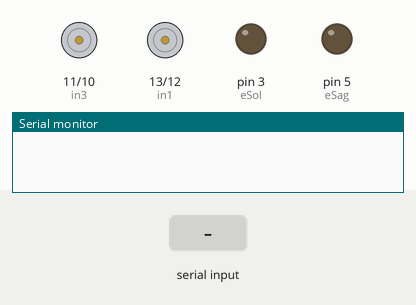
Bench run of a sketch on a simulated Arduino Uno, built with avr-gcc and run on an emulated ATmega328P. Parts: motor-driver pin pairs drawn as motors (green arrow = first pin HIGH = forward, orange = second pin HIGH = backward, longer = more drive), output pins drawn as LEDs (lit = HIGH), the last lines printed to the serial monitor. Inputs (shaded band) come from the test bench.

Above: at 1.2 s.
1.3 s: "w" received over the second serial link
At 2.2 s:
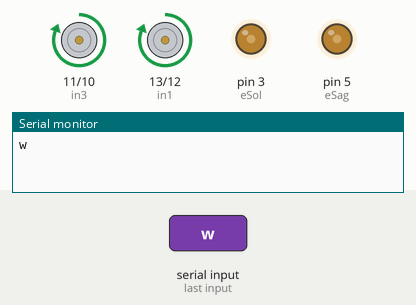
2.8 s: "a" received over the second serial link
At 3.3 s:
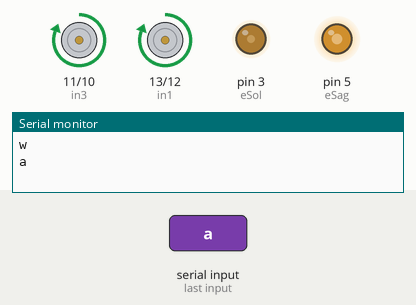
4.3 s: "d" received over the second serial link
At 5.5 s:
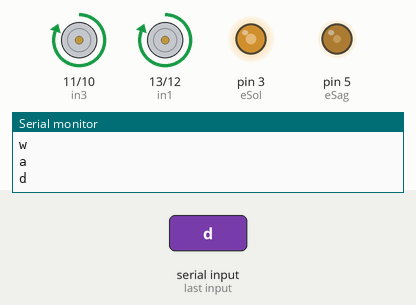
5.8 s: "s" received over the second serial link
At 6.8 s:
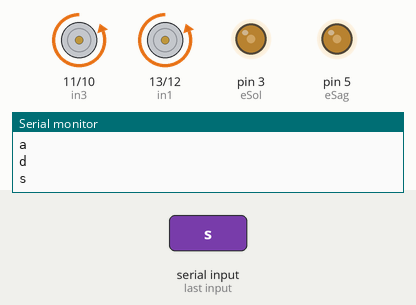
7.3 s: "q" received over the second serial link
At 8.0 s:
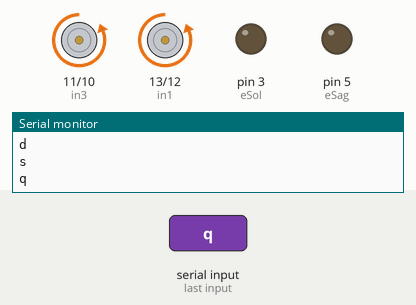
Timing chart, 0 to 9.8 s (numbered marks = the images above; inputs shaded):
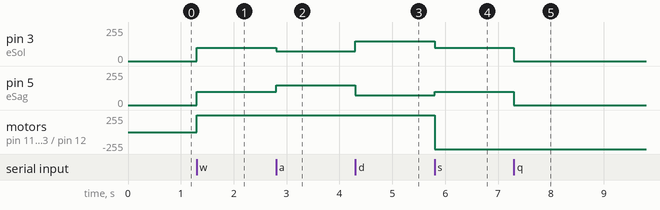

Measured:
- after the input at 1.3 s, pin 3 (eSol), pin 5 (eSag): 0/255 → 100/255 at once; motor on pin 11 (in3) / pin 10 (in4), motor on pin 13 (in1) / pin 12 (in2): stopped → forward 255/255 at once
- after the input at 2.8 s, pin 3 (eSol): 100/255 → 75/255 at once; pin 5 (eSag): 100/255 → 150/255 at once
- after the input at 4.3 s, pin 3 (eSol): 75/255 → 150/255 at once; pin 5 (eSag): 150/255 → 75/255 at once
- after the input at 5.8 s, pin 3 (eSol): 150/255 → 100/255 at once; pin 5 (eSag): 75/255 → 100/255 at once; motor on pin 11 (in3) / pin 10 (in4), motor on pin 13 (in1) / pin 12 (in2): forward 255/255 → backward 255/255 at once
- after the input at 7.3 s, pin 3 (eSol), pin 5 (eSag): 100/255 → 0/255 at once

The sketch:

cdtp_bt.ino
```cpp
#include <SoftwareSerial.h>

SoftwareSerial bt_iletisim(6,7); // RX,TX
char a;

const uint8_t eSol = 3;
const uint8_t eSag = 5;

const uint8_t in1 = 13;
const uint8_t in2 = 12;

const uint8_t in3 = 11;
const uint8_t in4 = 10;
char user_input;

void setup() {
  // put your setup code here, to run once:

  pinMode(eSol, OUTPUT);
  pinMode(eSag, OUTPUT);
  pinMode(in1, OUTPUT);
  pinMode(in2, OUTPUT);
  pinMode(in3, OUTPUT);
  pinMode(in4, OUTPUT);

  Serial.begin(9600);
  bt_iletisim.begin(9600);

}

void loop()
{
  if (bt_iletisim.available())
  {
    a=(bt_iletisim.read());
    Serial.println(a);

    switch (a)
    {
      case 'w':
        analogWrite(eSol, 100);
        analogWrite(eSag, 100);
        digitalWrite(in1, 1);
        digitalWrite(in2, 0);
        digitalWrite(in3, 1);
        digitalWrite(in4, 0);
        break;

      case 'a':

        analogWrite(eSol, 75);
        analogWrite(eSag, 150);
        digitalWrite(in1, 1);
        digitalWrite(in2, 0);
        digitalWrite(in3, 1);
        digitalWrite(in4, 0);
        break;

      case 'd':
        analogWrite(eSol, 150);
        analogWrite(eSag, 75);
        digitalWrite(in1, 1);
        digitalWrite(in2, 0);
        digitalWrite(in3, 1);
        digitalWrite(in4, 0);
        break;

      case 's':
        analogWrite(eSol, 100);
        analogWrite(eSag, 100);
        digitalWrite(in1, 0);
        digitalWrite(in2, 1);
        digitalWrite(in3, 0);
        digitalWrite(in4, 1);
        break;

      case 'q':
        analogWrite(eSol, 0);
        analogWrite(eSag, 0);
        digitalWrite(in1, 0);
        digitalWrite(in2, 1);
        digitalWrite(in3, 0);
        digitalWrite(in4, 1);
        break;
    }

  }
}
```
